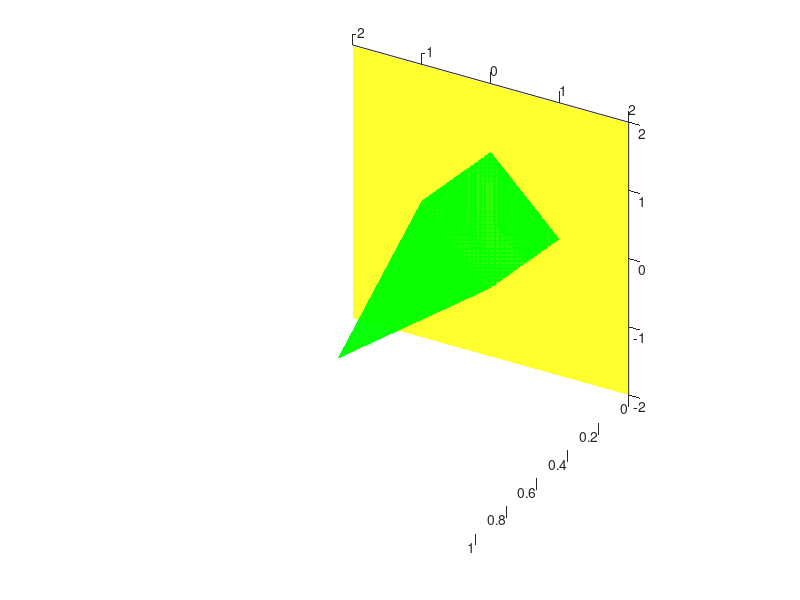

Write MATLAB code to recreate this figure. (Note: this script raises an error after producing the figure.)
hf=figure;
ha=axes('CameraPosition', [10 12 5]);
[x,y]=meshgrid(-2:0.5:2);
z=zeros(size(x)).*zeros(size(y));
hs=surface('XData', x, 'YData', y, 'ZData', z, 'FaceColor' , 'y', 'EdgeColor', 'r', 'FaceAlpha', 0.8, 'EdgeAlpha', 0.8) 
v=[-1 0 0
0 1 0
1 0 0
0 -1 0
0 0 1];
f=[1 2 3 4
5 4 1 NaN
2 1 5 NaN
3 2 5 NaN
4 3 5 NaN];
hp=patch('Vertices', v, 'Faces', f, 'FaceColor', 'g', 'EdgeColor', 'r', 'FaceAlpha', 0.8, 'EdgeAlpha', 0.8);
hgr=hgtransform('Parent', ha);
hgt=hgtransform('Parent', ha);
set(hs, 'Parent', hgt)
set(hp, 'Parent', hgt)
hgto=copyobj(hgt, ha);
hco=get(hgto, 'Children')
set(hco, 'FaceAlpha', 0.1, 'EdgeAlpha', 0.1)
tz=makehgtform('Translate', [0 0 2])
set(hgt, 'Matrix', tz)
ty=makehgtform('translate', [0 1 0])
set(hgt, 'Matrix', ty)
t=ty*tz;
set(hgt, 'Matrix', t);
tx1=makehgtform('translate', [2 0 0])
ry=makehgtform('yrotate', pi/2);
tx2=makehgtform('translate', [-2 0 0]);
t=tx2*ry*tx1;
set(hgt, 'Matrix', t)